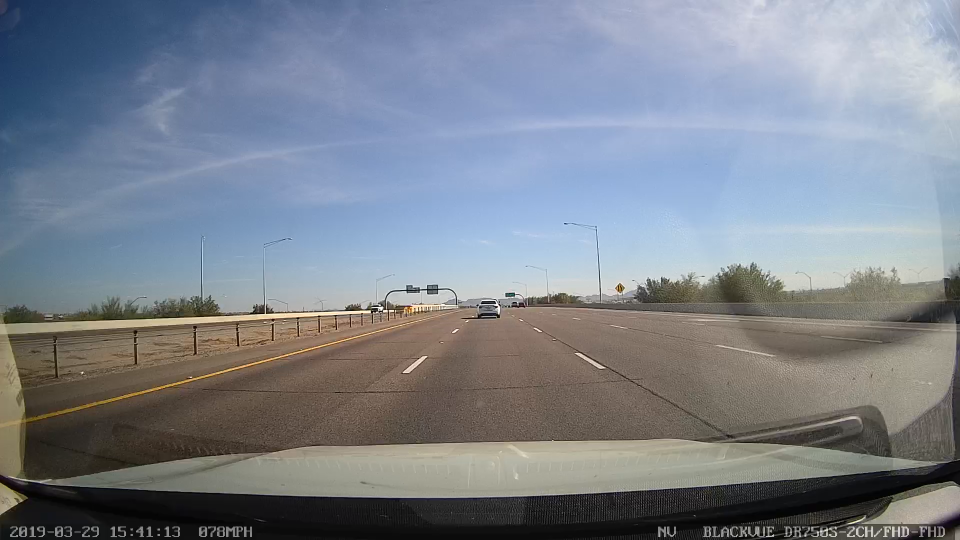
#> input picture test.png, 1920 x 1080 px (shown at 1/2 size)
$ python test.py --input test.png
#> lines starting #> are read from the running program, lines starting #| are printed output that depends on the picture
#> further down, src is the input picture: shape (1080, 1920, 3); mean B, G, R 141.5, 131.2, 124.1
#> `hsv = cv.cvtColor(src, cv.COLOR_BGR2HSV)`: hsv: shape (1080, 1920, 3); mean H, S, V 69.8, 58.6, 150.2
from __future__ import print_function
from __future__ import division
import cv2 as cv
import numpy as np
import argparse


def Hist_and_Backproj(val):
#> called with val = 16
    bins = val
    histSize = max(bins, 2)
    ranges = [0, 180]  # hue_range

    hist = cv.calcHist([hue], [0], None, [histSize], ranges, accumulate=False)
    cv.normalize(hist, hist, alpha=0, beta=255, norm_type=cv.NORM_MINMAX)

    backproj = cv.calcBackProject([hue], [0], hist, ranges, scale=1)

    cv.imshow('BackProj', backproj)
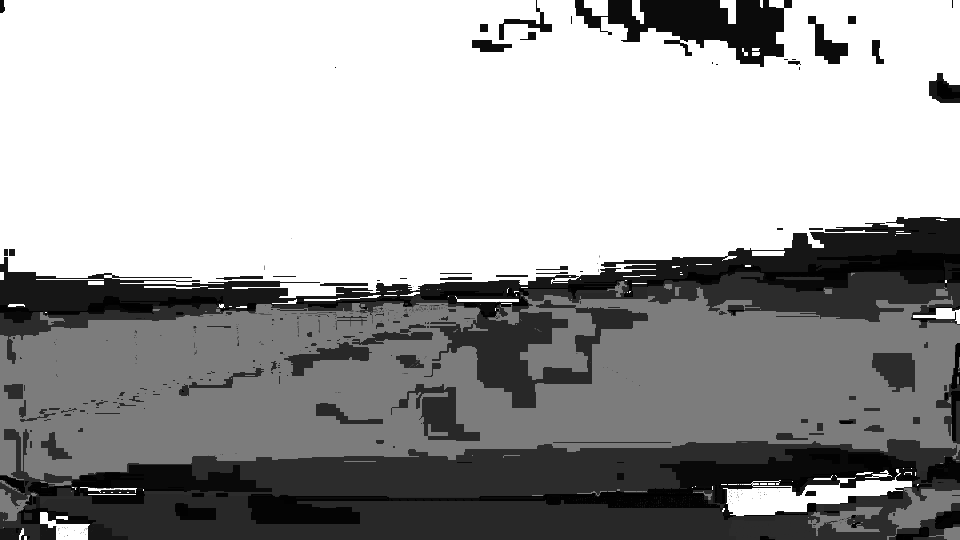
#> window 'BackProj': shape (1080, 1920) (shown at 1/2 size); min 0, max 255, mean 161.3

    w = 400
    h = 400
    bin_w = int(round(w / histSize))
    histImg = np.zeros((h, w, 3), dtype=np.uint8)
    for i in range(bins):
        cv.rectangle(histImg, (i*bin_w, h), ((i+1)*bin_w, h - int(hist[i]*h/255.0)), (0, 0, 255), cv.FILLED)
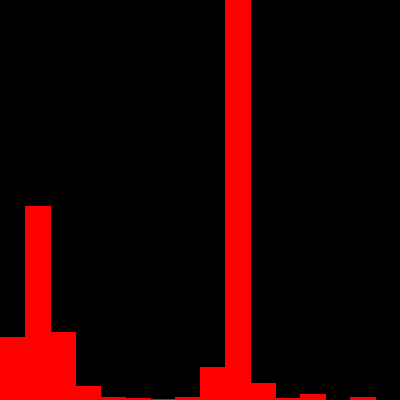
#> histImg: shape (400, 400, 3); mean of channels 0, 1, 2 0, 0, 33.2; drawn as B, G, R
    cv.imshow('Histogram', histImg)


parser = argparse.ArgumentParser(description='Code for Back Projection tutorial.')
parser.add_argument('--input', help='Path to input image.')
args = parser.parse_args()
src = cv.imread(args.input)
if src is None:
    print('Could not open or find the image:', args.input)
    exit(0)
hsv = cv.cvtColor(src, cv.COLOR_BGR2HSV)
ch = (0, 0)
hue = np.empty(hsv.shape, hsv.dtype)
cv.mixChannels([hsv], [hue], ch)
window_image = 'Source image'
cv.namedWindow(window_image)
bins = 16
cv.createTrackbar('* Hue  bins: ', window_image, bins, 180, Hist_and_Backproj)
Hist_and_Backproj(bins)
cv.imshow(window_image, src)
cv.waitKey()
